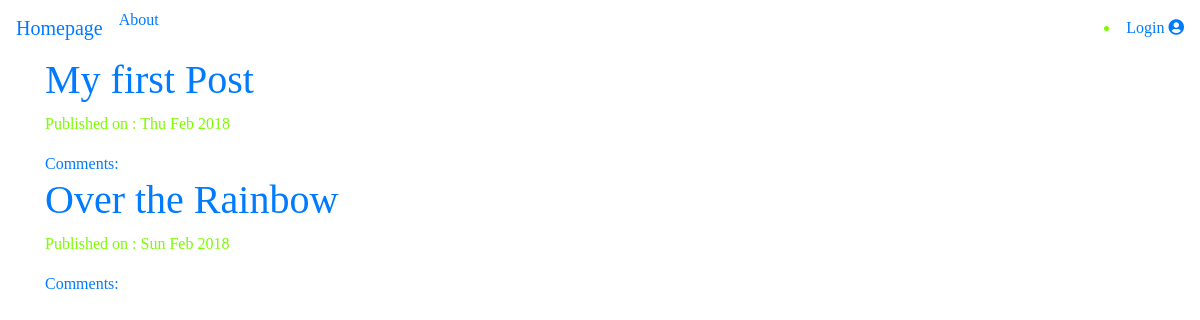
The page / on the database its author committed.
### blog/models.py (models this page shows, shortened)
class Post(models.Model):
    author = models.ForeignKey('auth.user')
    title  = models.CharField(max_length=256)
    text   = models.TextField()
    create_date = models.DateTimeField(default=timezone.now())
    published_date = models.DateTimeField(blank=True, null=True)

### blog/views.py (the view, shortened to what this page needs)
# urls.py: url(r'^$',views.PostListView.as_view(),name='post_list'),
class PostListView(ListView):
    model = Post

### blog/templates/blog/post_list.html
{% extends "blog/base.html" %}
{% block content %}
<div class="center">
    {% for post in post_list %}
    <div class="post">
        <h1><a href="{% url 'post_detail' pk=post.pk %}">{{ post.title }}</a></h1>
        <div class="date">
            <p>Published on : {{post.published_date|date:"D M Y"}}</p>
        </div>
        <a href="{% url 'post_detail' pk=post.pk %}">Comments: {{post.approved_comments.count}}</a>
    </div>
    {% endfor %}
</div>
{% endblock content %}

### blog/templates/blog/base.html (shortened to what this page needs)
<!DOCTYPE html>
{% load staticfiles %}
<html lang="en">
<head>
    <link rel="stylesheet" href="https://maxcdn.bootstrapcdn.com/bootstrap/4.0.0/css/bootstrap.min.css">
   <link rel="stylesheet" href="{% static 'css/blog.css' %}">
    <link href="https://use.fontawesome.com/releases/v5.0.6/css/all.css" rel="stylesheet">
</head>
<body>
    <nav class="navbar mynav">
        <ul class="nav">
            <li><a class="navbar-brand bigbrand" href="{% url 'post_list' %}">Homepage</a></li>
            <li><a href="{% url 'about' %}">About</a></li>
        </ul>
        {% if user.is_authenticated %}
        <ul class="nav">
            <li ><a href="{% url 'post_new'%}">Create Post</a></li>
            <li ><a href="{% url 'post_draft_list'%}">My drafts</a></li>
            <li ><a href="{% url 'logout'%}">Log Out</a></li>
            <li >Welcome {{user.username}}</li>
        {% else %}
            <li ><a href="{% url 'login'%}">Login <i class="fas fa-user-circle"></i></a></li>
        {% endif %}
    </nav>
    <div class="content container">
            <div class="row">
                <div class="col-md-8">
                  <div class="blog_posts">
                    {% block content %}
                    {% endblock %}
                  </div>
                </div>
            </div>
        </div>
</body>
</html>

### blog/static/css/blog.css (style rules this page uses)
body { font-family: 'Playfair Display', serif; color: lawngreen; }

### rows shown on the page
Post: title "My first Post", published_date "Thu Feb 2018"
Post: title "Over the Rainbow", published_date "Sun Feb 2018"
